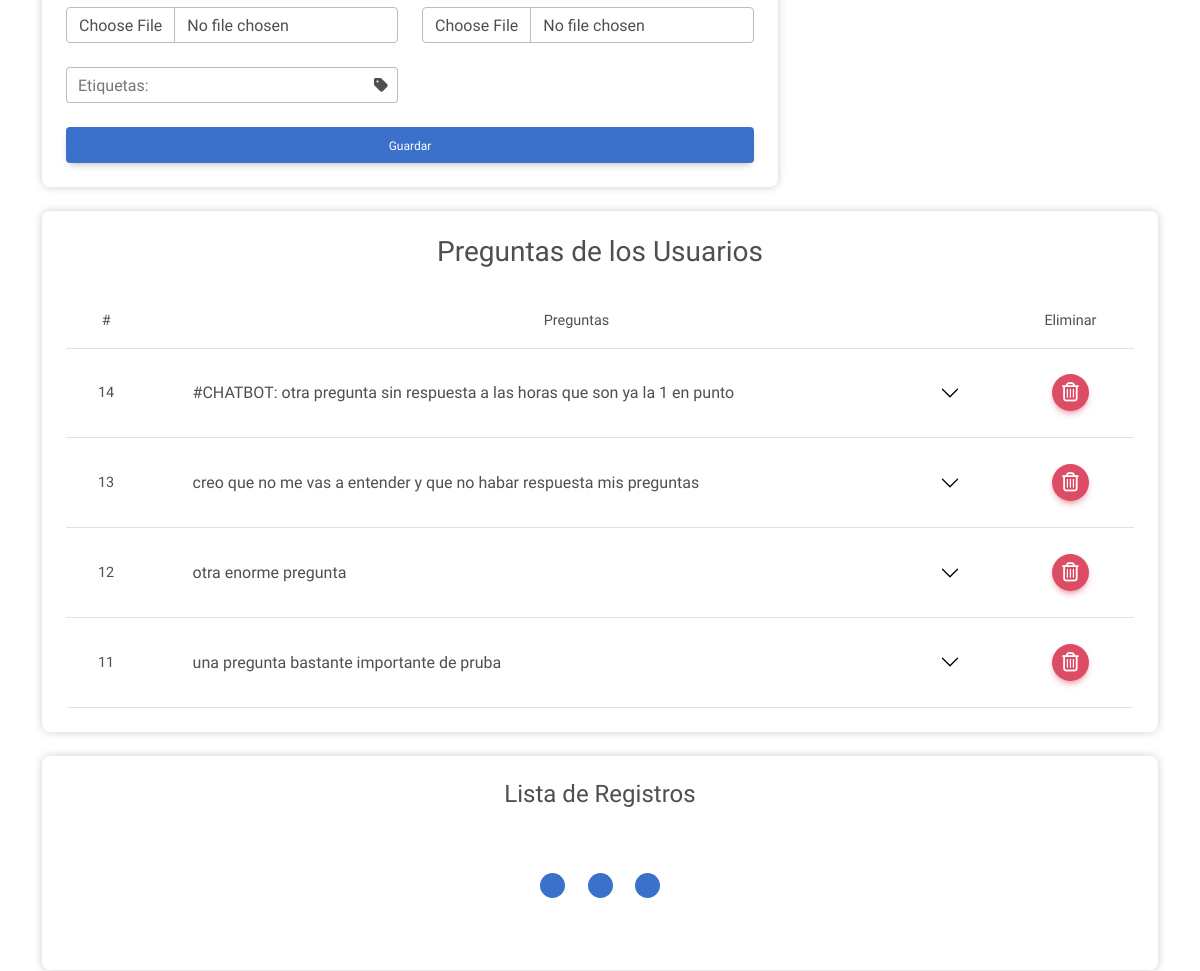
Page /administracion/base_de_datos/ (signed in, middle part) on the earlier database version.
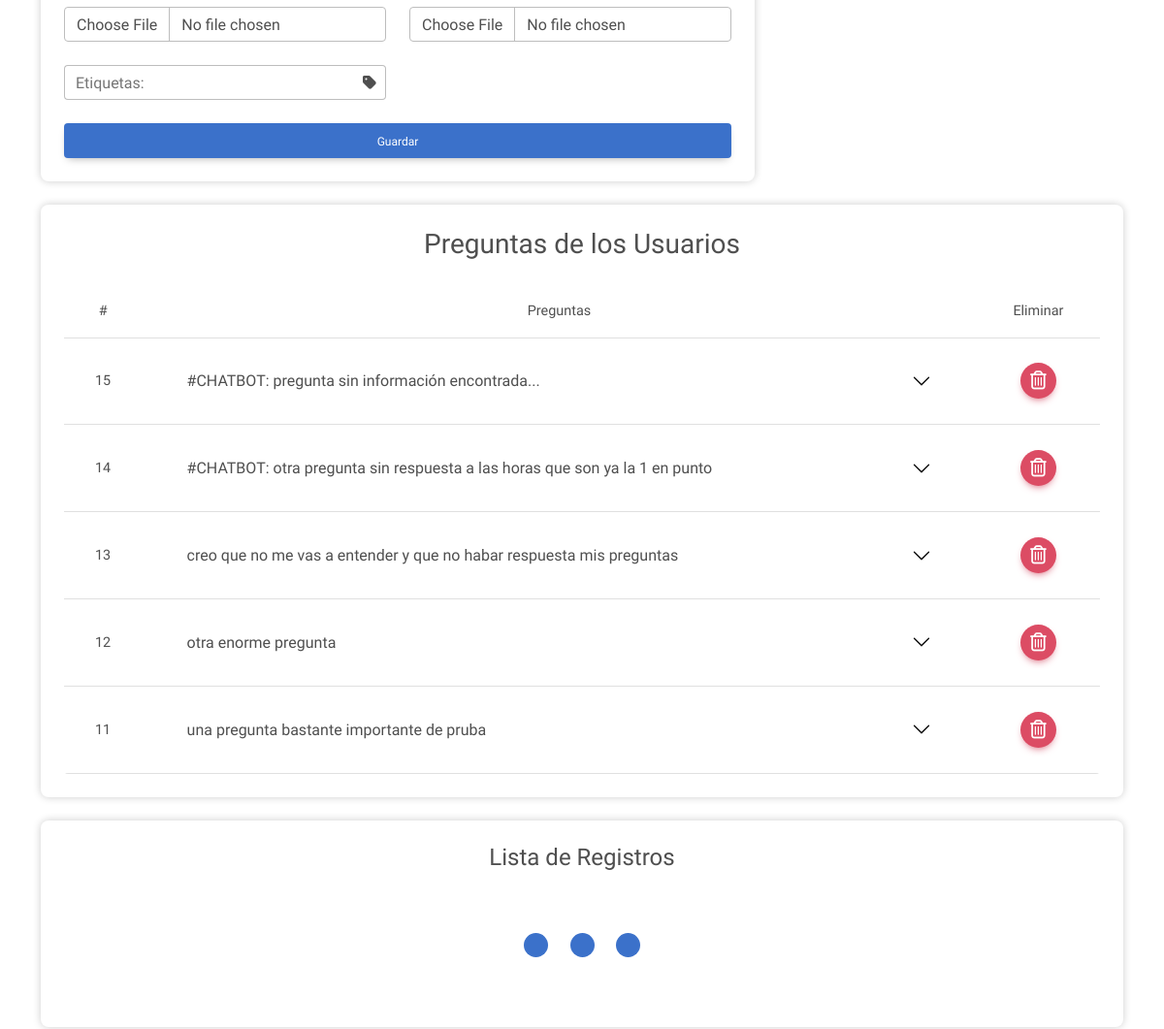
Same page on the later database version.
### cross_asistent/models.py (models this page shows)
class Preguntas(models.Model):
    pregunta = models.CharField(max_length=150)
    descripcion = models.TextField(blank=True)
    fecha = models.DateTimeField(auto_now_add=True)
    class Meta:
        verbose_name = "Pregunta"
        verbose_name_plural = "Preguntas"

### cross_asistent/views.py (the view)
# urls.py: path('administracion/base_de_datos/', views.database_page, name='database_page'),
@login_required
@never_cache
def database_page(request):
    context = { 'active_page':'database','pages':functions.pages, 'preguntas_sending':questions_all, 'categorias':categoriasFilter, 'categoriasall':categoriasall }
    return render(request, 'admin/database.html', context)

### cross_asistent/templates/admin/database.html (shortened to what this page needs)
{% extends 'base/widget.html' %}
{% load static %}
{% block extra_head %}
<link rel="stylesheet" href="https://cdn.datatables.net/1.13.1/css/dataTables.bootstrap5.min.css" />
{% endblock %}
{% block content %}
<main class="container container-fluid py-5">
    <div class="row">
        <section class="col-lg-8">
            <section class="card mb-4">
                <div class="card-body">
                    <form method="post" action="{% url 'create_database' %}" data-submit-form id="databaseForm" autocomplete="off">
                        <div class="row">
                            <div class="col-md-6">
                                <div class="mb-4">
                                    <input type="file" class="form-control" id="documentos" name="documento" accept="application/pdf">
                                </div>
                            </div>
                            <div class="col-md-6">
                                <div class="mb-4">
                                    <input type="file" class="form-control" id="imagenes" name="imagen" accept="image/jpeg, image/png, image/webp*">
                                </div>
                            </div>
                        </div>
                        <div class="row tag-group">
                            <div class="col-md-6">
                                <div class="form-outline mb-4" data-mdb-input-init>
                                    <i class="fa-solid fa-tag trailing"></i>
                                    <input type="text" id="addTags" name="addTags" class="form-control form-icon-trailing addTags" />
                                    <label class="form-label" for="addTags">Etiquetas:</label>
                                </div>
                            </div>
                            <div class="col-md-6 mb-4 row ps-4 pe-0 allTags" id="allTags" style="gap: 20px;"></div>
                        </div>
                        <button type="submit" class="btn btn_detail btn-block">Guardar</button>
                    </form>
                </div>
            </section>
        </section>
        <section class="col-lg-4">
        </section>
        <section class="mb-4" id="preguntasEnviadas">
            <div class="card">
                <div class="card-body">
                    <h3 class="text-center mb-4">Preguntas de los Usuarios</h3>
                    {% if preguntas_sending %}
                    <div class="table-responsive rounded" id="table-container">
                        <table class="table table_odd align-middle m-0">
                            <thead>
                                <tr class="text-center">
                                    <th class="d-none d-md-table-cell">#</th>
                                    <th>Preguntas</th>
                                    <th>Eliminar</th>
                                </tr>
                            </thead>
                            <tbody>
                                {% for question in preguntas_sending %}
                                <tr class="table_odd_items">
                                    <td class="text-center d-none d-md-table-cell">{{question.id}}</td>
                                    <td>
                                        <div class="accordion accordion-borderless" id="questionList">
                                            <div class="accordion-item">
                                                <h2 class="accordion-header" id="heading_{{question.id}}">
                                                    <div data-mdb-collapse-init class="accordion-button collapsed" type="button" data-mdb-toggle="collapse"
                                                        data-mdb-target="#collapse_{{question.id}}" aria-expanded="false"
                                                        aria-controls="collapse_{{question.id}}">
                                                        {{question.pregunta}}
                                                    </div>
                                                </h2>
                                            </div>
                                        </div>
                                    </td>
                                    <td>
                                        <div class="d-flex justify-content-center align-items-center">
                                            <form method="post" action="{% url 'question_deleted' %}" data-submit-form>
                                                <button title="Editar Usuario" type="submit" class="btn btn-floating btn-danger">
                                                    <i class="fa-regular fa-trash-can fs-12"></i>
                                                </button>
                                            </form>
                                        </div>
                                    </td>
                                </tr>
                                {% endfor %}
                            </tbody>
                        </table>
                    </div>
                    {% else %}
                    <div class="text-center">
                        <p class="lead m-0">No hay preguntas por el momento.</p>
                    </div>
                    {% endif %}
                </div>
        </section>
        <section>
            <div class="card mb-4">
                <div class="card-body text-center">
                    <h4 class="mb-3">Lista de Registros</h4>
                    <div class="d-flex flex-column align-items-center" data-table-load="tbodyDatabase">
                        <div class="pulse-container my-5">
                            <div class="pulse-bubble bg_detail pulse-bubble-1"></div>
                            <div class="pulse-bubble bg_detail pulse-bubble-2"></div>
                            <div class="pulse-bubble bg_detail pulse-bubble-3"></div>
                        </div>
                    </div>
                </div>
            </div>
        </section>
    </div>
</main>
{% endblock %}

### cross_asistent/templates/base/widget.html (shortened to what this page needs)
{% load static %}
<!DOCTYPE html>
<html lang="es" data-mdb-theme="light">
<head>
    {% block extra_head %}{% endblock %}
    <link rel="stylesheet" href="{% static 'libs/mdb_fontawesome.min.css' %}" />
    <link rel="stylesheet" href="{% static 'libs/mdb.min.css' %}" />
    <link rel="stylesheet" href="{% static 'css/styles.min.css' %}" />
</head>
<body>
    {% block content %}{% endblock %}
</body>
</html>

### cross_asistent/templates/base/widget_links-admin.html (shortened to what this page needs)
{% load static %}

Differences in the rows shown:
added Preguntas: id "15", pregunta "#CHATBOT: pregunta sin información encontrada..."
